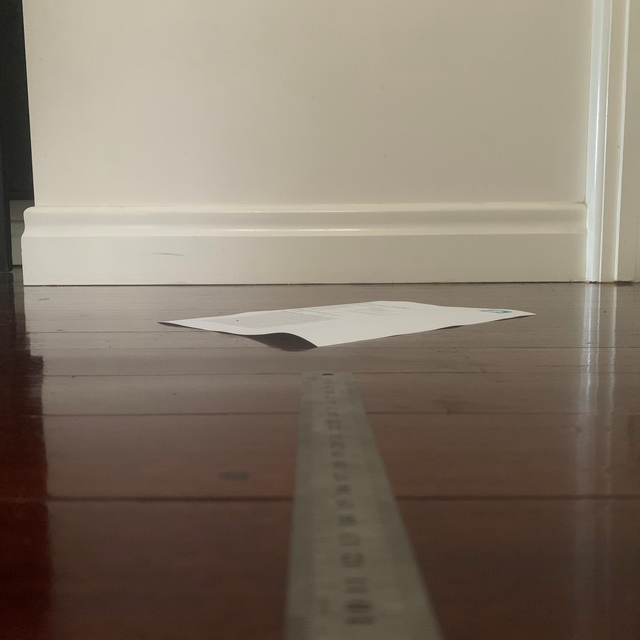
#> input picture dev_ws/src/distance_to_sign/48.jpg, 640 x 640 px
$ python -i augmentations.py   (imports and definitions only)
#> lines starting #> are read from the running program, lines starting #| are printed output that depends on the picture
#> further down, picture is the input picture: shape (640, 640, 3); mean B, G, R 106, 120.2, 132.3
# YOLOv5 🚀 by Ultralytics, GPL-3.0 license
"""
Image augmentation functions
"""

import math
import random

import cv2
import numpy as np

from .utils.general import LOGGER, check_version, colorstr, resample_segments, segment2box
from .utils.metrics import bbox_ioa


class Albumentations:
    # YOLOv5 Albumentations class (optional, only used if package is installed)
    # [27 lines left out: functions __init__, __call__, not called in this run]


def augment_hsv(im, hgain=0.5, sgain=0.5, vgain=0.5):
    # HSV color-space augmentation
#> called with hgain = 0.5, sgain = 0.5, vgain = 0.5
    if hgain or sgain or vgain:
        r = np.random.uniform(-1, 1, 3) * [hgain, sgain, vgain] + 1  # random gains
        hue, sat, val = cv2.split(cv2.cvtColor(im, cv2.COLOR_BGR2HSV))
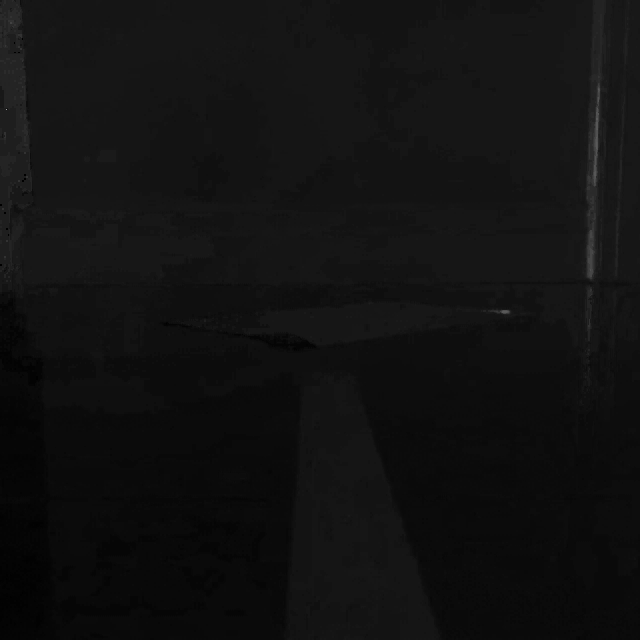
#> hue: shape (640, 640); min 0, max 165, mean 17.1
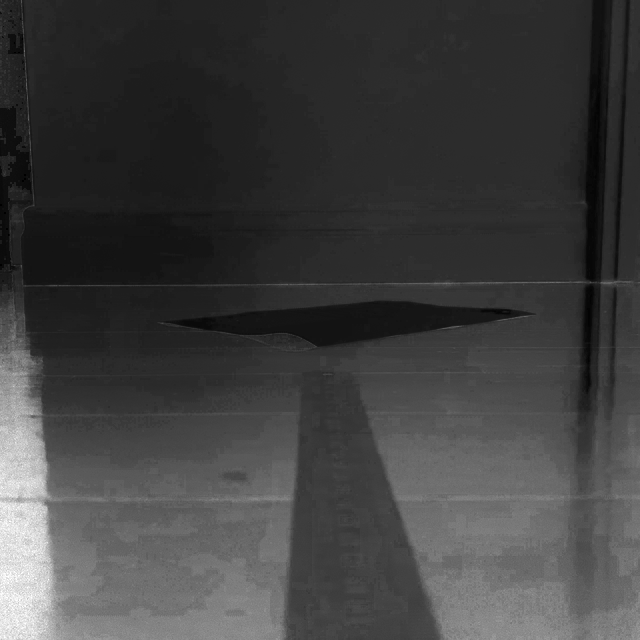
#> sat: shape (640, 640); min 0, max 255, mean 63.7
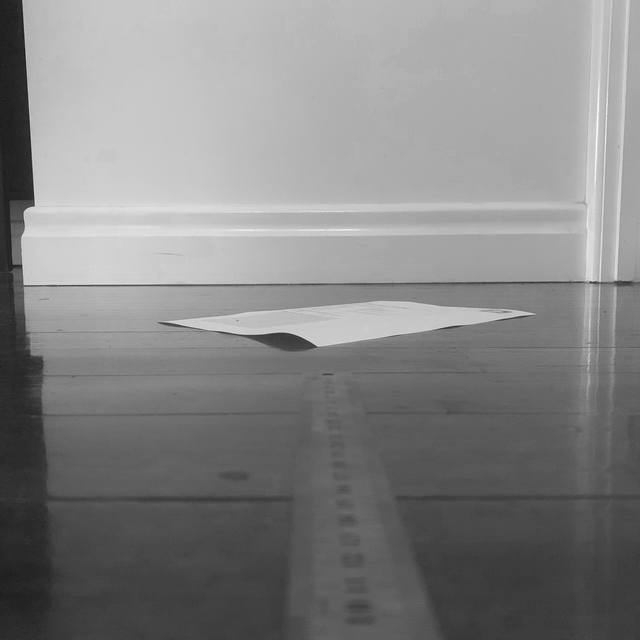
#> val: shape (640, 640); min 23, max 255, mean 132.4
        dtype = im.dtype  # uint8

        x = np.arange(0, 256, dtype=r.dtype)
        lut_hue = ((x * r[0]) % 180).astype(dtype)
        lut_sat = np.clip(x * r[1], 0, 255).astype(dtype)
#> lut_sat = 256 values from 0 to 255
        lut_val = np.clip(x * r[2], 0, 255).astype(dtype)
#> lut_val = 256 values from 0 to 255

        im_hsv = cv2.merge((cv2.LUT(hue, lut_hue), cv2.LUT(sat, lut_sat), cv2.LUT(val, lut_val)))
#> im_hsv: shape (640, 640, 3); mean H, S, V 17.4, 76.7, 145.5
        cv2.cvtColor(im_hsv, cv2.COLOR_HSV2BGR, dst=im)  # no return needed
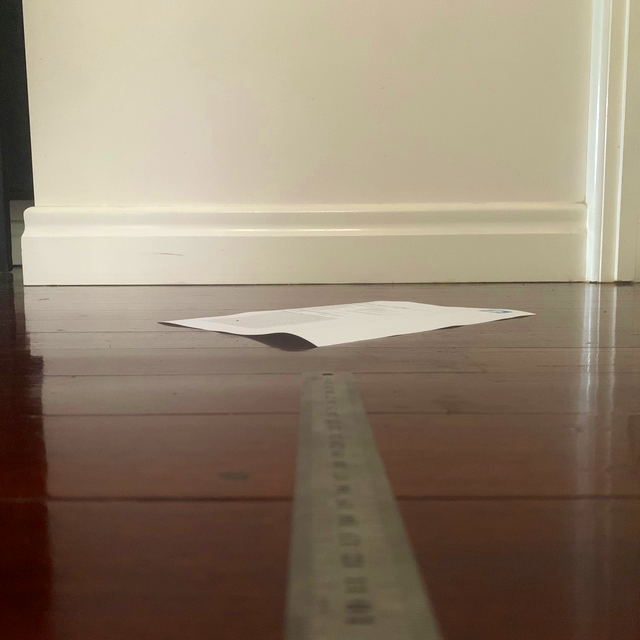
#> im: shape (640, 640, 3); mean B, G, R 110.2, 129.3, 145.4


# [222 lines left out: functions hist_equalize, replicate, letterbox, random_perspective, copy_paste, cutout and 2 more, not called in this run]

>>> import cv2
>>> picture = cv2.imread('../../../../distance_to_sign/48.jpg')
>>> result = augment_hsv(picture)

$ run again, on dev_ws/src/distance_to_sign/54.jpg
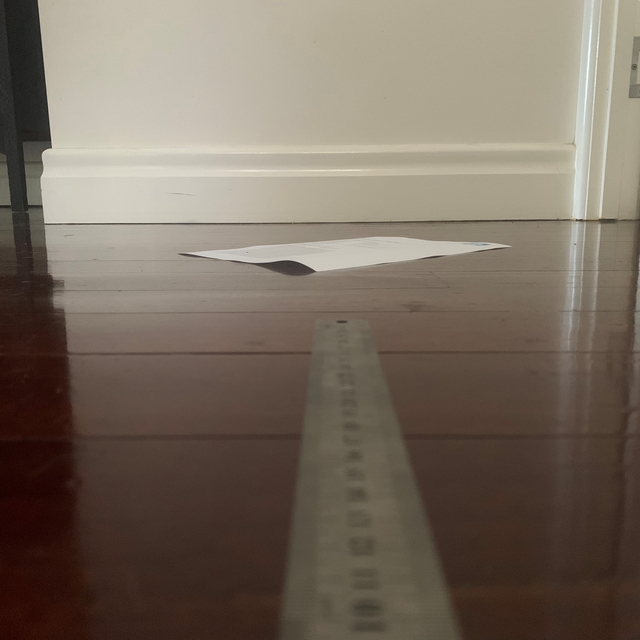
#> input picture dev_ws/src/distance_to_sign/54.jpg, 640 x 640 px
#> picture is the input picture: shape (640, 640, 3); mean B, G, R 95.6, 108.4, 120.6
#> in augment_hsv, `hue, sat, val = cv2.split(cv2.cvtColor(im, cv2.COLOR_BGR2HSV))`:
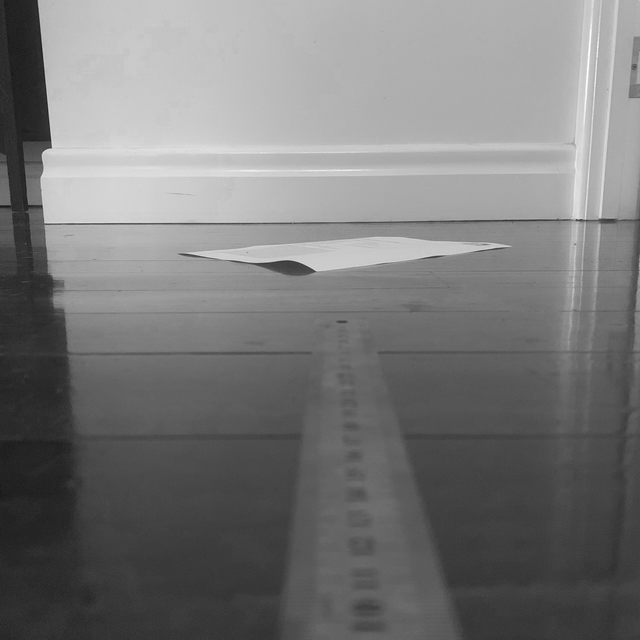
#> val: shape (640, 640); min 23, max 255, mean 120.7
#> im_hsv: shape (640, 640, 3); mean H, S, V 16.8, 83.4, 132.6
#> in augment_hsv, `cv2.cvtColor(im_hsv, cv2.COLOR_HSV2BGR, dst=im)`:
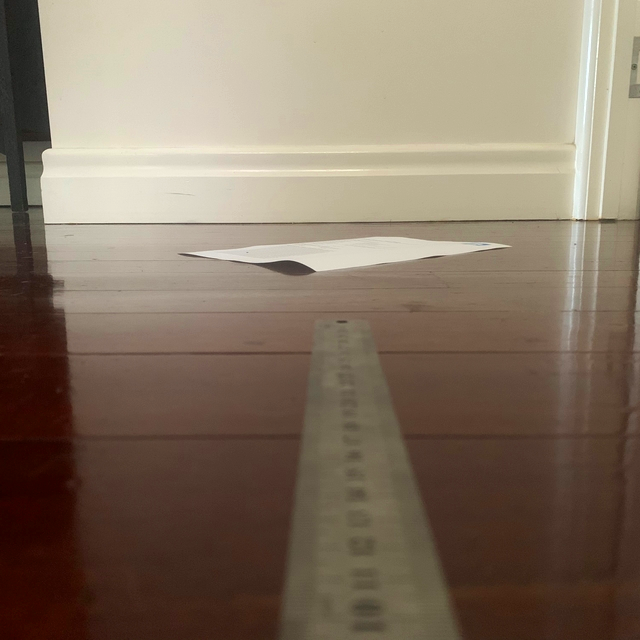
#> im: shape (640, 640, 3); mean B, G, R 99, 116.3, 132.5

$ run again, on dev_ws/src/distance_to_sign/63.jpg
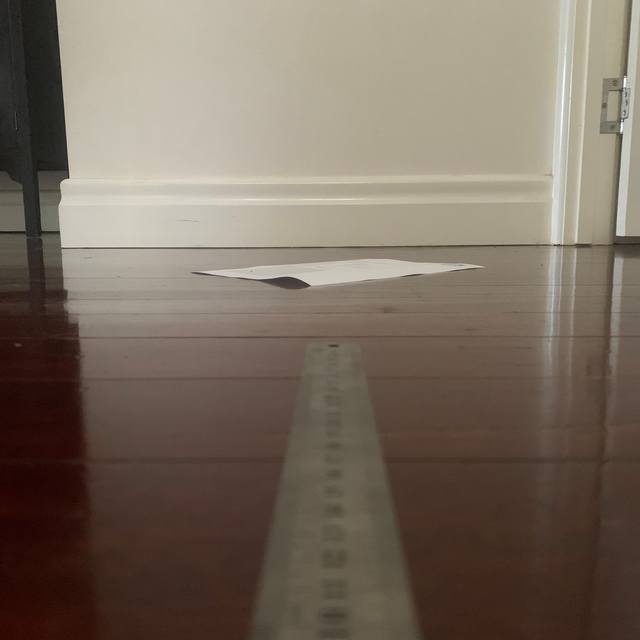
#> input picture dev_ws/src/distance_to_sign/63.jpg, 640 x 640 px
#> picture is the input picture: shape (640, 640, 3); mean B, G, R 95.9, 109.1, 122
#> in augment_hsv, `hue, sat, val = cv2.split(cv2.cvtColor(im, cv2.COLOR_BGR2HSV))`:
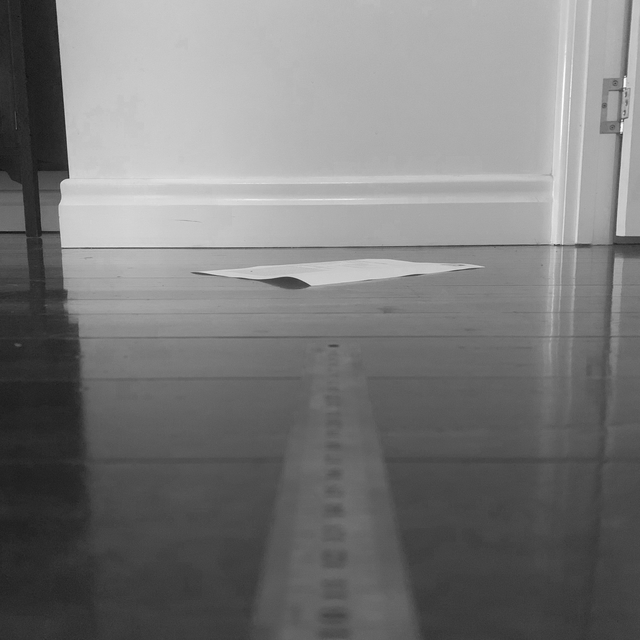
#> val: shape (640, 640); min 13, max 255, mean 122
#> im_hsv: shape (640, 640, 3); mean H, S, V 16.8, 85.5, 134.1
#> in augment_hsv, `cv2.cvtColor(im_hsv, cv2.COLOR_HSV2BGR, dst=im)`:
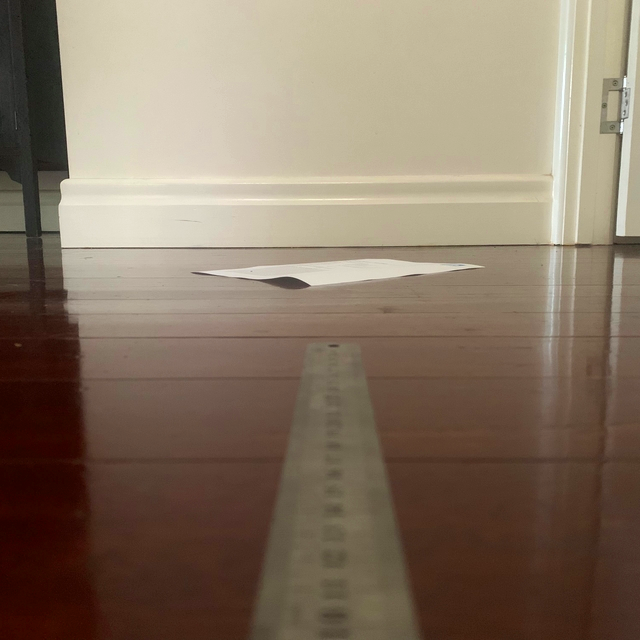
#> im: shape (640, 640, 3); mean B, G, R 99.1, 117, 134
